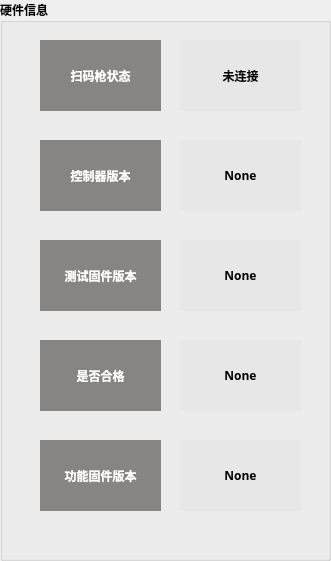
  <widget class="QGroupBox" name="groupBox">
   <property name="geometry">
    <rect>
     <x>10</x>
     <y>70</y>
     <width>331</width>
     <height>561</height>
    </rect>
   </property>
   <property name="font">
    <font>
     <family>微软雅黑</family>
     <pointsize>9</pointsize>
     <weight>75</weight>
     <bold>true</bold>
    </font>
   </property>
   <property name="title">
    <string>硬件信息</string>
   </property>
   <widget class="QLabel" name="label3">
    <property name="geometry">
     <rect>
      <x>40</x>
      <y>140</y>
      <width>121</width>
      <height>71</height>
     </rect>
    </property>
    <property name="font">
     <font>
      <family>微软雅黑</family>
      <pointsize>9</pointsize>
      <weight>75</weight>
      <bold>true</bold>
     </font>
    </property>
    <property name="autoFillBackground">
     <bool>false</bool>
    </property>
    <property name="styleSheet">
     <string notr="true">color: rgb(255, 255, 255);
background-color: rgb(135, 133, 131);</string>
    </property>
    <property name="text">
     <string>控制器版本</string>
    </property>
    <property name="alignment">
     <set>Qt::AlignCenter</set>
    </property>
    <property name="wordWrap">
     <bool>false</bool>
    </property>
   </widget>
   <widget class="QLabel" name="label4">
    <property name="geometry">
     <rect>
      <x>180</x>
      <y>140</y>
      <width>121</width>
      <height>71</height>
     </rect>
    </property>
    <property name="font">
     <font>
      <family>微软雅黑</family>
      <pointsize>9</pointsize>
      <weight>75</weight>
      <bold>true</bold>
     </font>
    </property>
    <property name="autoFillBackground">
     <bool>false</bool>
    </property>
    <property name="styleSheet">
     <string notr="true">background-color: rgb(231, 231, 231);
color: rgb(4, 4, 4);</string>
    </property>
    <property name="text">
     <string>None</string>
    </property>
    <property name="alignment">
     <set>Qt::AlignCenter</set>
    </property>
    <property name="wordWrap">
     <bool>false</bool>
    </property>
   </widget>
   <widget class="QLabel" name="label7">
    <property name="geometry">
     <rect>
      <x>40</x>
      <y>340</y>
      <width>121</width>
      <height>71</height>
     </rect>
    </property>
    <property name="font">
     <font>
      <family>微软雅黑</family>
      <pointsize>9</pointsize>
      <weight>75</weight>
      <bold>true</bold>
     </font>
    </property>
    <property name="autoFillBackground">
     <bool>false</bool>
    </property>
    <property name="styleSheet">
     <string notr="true">color: rgb(255, 255, 255);
background-color: rgb(135, 133, 131);</string>
    </property>
    <property name="text">
     <string>是否合格</string>
    </property>
    <property name="alignment">
     <set>Qt::AlignCenter</set>
    </property>
    <property name="wordWrap">
     <bool>false</bool>
    </property>
   </widget>
   <widget class="QLabel" name="label2">
    <property name="geometry">
     <rect>
      <x>180</x>
      <y>40</y>
      <width>121</width>
      <height>71</height>
     </rect>
    </property>
    <property name="font">
     <font>
      <family>微软雅黑</family>
      <pointsize>9</pointsize>
      <weight>75</weight>
      <bold>true</bold>
     </font>
    </property>
    <property name="autoFillBackground">
     <bool>false</bool>
    </property>
    <property name="styleSheet">
     <string notr="true">background-color: rgb(231, 231, 231);
color: rgb(4, 4, 4);</string>
    </property>
    <property name="text">
     <string>未连接</string>
    </property>
    <property name="alignment">
     <set>Qt::AlignCenter</set>
    </property>
    <property name="wordWrap">
     <bool>false</bool>
    </property>
   </widget>
   <widget class="QLabel" name="label10">
    <property name="geometry">
     <rect>
      <x>180</x>
      <y>440</y>
      <width>121</width>
      <height>71</height>
     </rect>
    </property>
    <property name="font">
     <font>
      <family>微软雅黑</family>
      <pointsize>9</pointsize>
      <weight>75</weight>
      <bold>true</bold>
     </font>
    </property>
    <property name="autoFillBackground">
     <bool>false</bool>
    </property>
    <property name="styleSheet">
     <string notr="true">background-color: rgb(231, 231, 231);
color: rgb(4, 4, 4);</string>
    </property>
    <property name="text">
     <string>None</string>
    </property>
    <property name="alignment">
     <set>Qt::AlignCenter</set>
    </property>
    <property name="wordWrap">
     <bool>false</bool>
    </property>
   </widget>
   <widget class="QLabel" name="label5">
    <property name="geometry">
     <rect>
      <x>40</x>
      <y>240</y>
      <width>121</width>
      <height>71</height>
     </rect>
    </property>
    <property name="font">
     <font>
      <family>微软雅黑</family>
      <pointsize>9</pointsize>
      <weight>75</weight>
      <bold>true</bold>
     </font>
    </property>
    <property name="autoFillBackground">
     <bool>false</bool>
    </property>
    <property name="styleSheet">
     <string notr="true">color: rgb(255, 255, 255);
background-color: rgb(135, 133, 131);</string>
    </property>
    <property name="text">
     <string>测试固件版本</string>
    </property>
    <property name="alignment">
     <set>Qt::AlignCenter</set>
    </property>
    <property name="wordWrap">
     <bool>false</bool>
    </property>
   </widget>
   <widget class="QLabel" name="label8">
    <property name="geometry">
     <rect>
      <x>180</x>
      <y>340</y>
      <width>121</width>
      <height>71</height>
     </rect>
    </property>
    <property name="font">
     <font>
      <family>微软雅黑</family>
      <pointsize>9</pointsize>
      <weight>75</weight>
      <bold>true</bold>
     </font>
    </property>
    <property name="autoFillBackground">
     <bool>false</bool>
    </property>
    <property name="styleSheet">
     <string notr="true">background-color: rgb(231, 231, 231);
color: rgb(4, 4, 4);</string>
    </property>
    <property name="text">
     <string>None</string>
    </property>
    <property name="alignment">
     <set>Qt::AlignCenter</set>
    </property>
    <property name="wordWrap">
     <bool>false</bool>
    </property>
   </widget>
   <widget class="QLabel" name="label9">
    <property name="geometry">
     <rect>
      <x>40</x>
      <y>440</y>
      <width>121</width>
      <height>71</height>
     </rect>
    </property>
    <property name="font">
     <font>
      <family>微软雅黑</family>
      <pointsize>9</pointsize>
      <weight>75</weight>
      <bold>true</bold>
     </font>
    </property>
    <property name="autoFillBackground">
     <bool>false</bool>
    </property>
    <property name="styleSheet">
     <string notr="true">color: rgb(255, 255, 255);
background-color: rgb(135, 133, 131);</string>
    </property>
    <property name="text">
     <string>功能固件版本</string>
    </property>
    <property name="alignment">
     <set>Qt::AlignCenter</set>
    </property>
    <property name="wordWrap">
     <bool>false</bool>
    </property>
   </widget>
   <widget class="QLabel" name="label1">
    <property name="geometry">
     <rect>
      <x>40</x>
      <y>40</y>
      <width>121</width>
      <height>71</height>
     </rect>
    </property>
    <property name="font">
     <font>
      <family>微软雅黑</family>
      <pointsize>9</pointsize>
      <weight>75</weight>
      <bold>true</bold>
     </font>
    </property>
    <property name="autoFillBackground">
     <bool>false</bool>
    </property>
    <property name="styleSheet">
     <string notr="true">color: rgb(255, 255, 255);
background-color: rgb(135, 133, 131);</string>
    </property>
    <property name="text">
     <string>扫码枪状态</string>
    </property>
    <property name="alignment">
     <set>Qt::AlignCenter</set>
    </property>
    <property name="wordWrap">
     <bool>false</bool>
    </property>
   </widget>
   <widget class="QLabel" name="label6">
    <property name="geometry">
     <rect>
      <x>180</x>
      <y>240</y>
      <width>121</width>
      <height>71</height>
     </rect>
    </property>
    <property name="font">
     <font>
      <family>微软雅黑</family>
      <pointsize>9</pointsize>
      <weight>75</weight>
      <bold>true</bold>
     </font>
    </property>
    <property name="autoFillBackground">
     <bool>false</bool>
    </property>
    <property name="styleSheet">
     <string notr="true">background-color: rgb(231, 231, 231);
color: rgb(4, 4, 4);</string>
    </property>
    <property name="text">
     <string>None</string>
    </property>
    <property name="alignment">
     <set>Qt::AlignCenter</set>
    </property>
    <property name="wordWrap">
     <bool>false</bool>
    </property>
   </widget>
  </widget>
